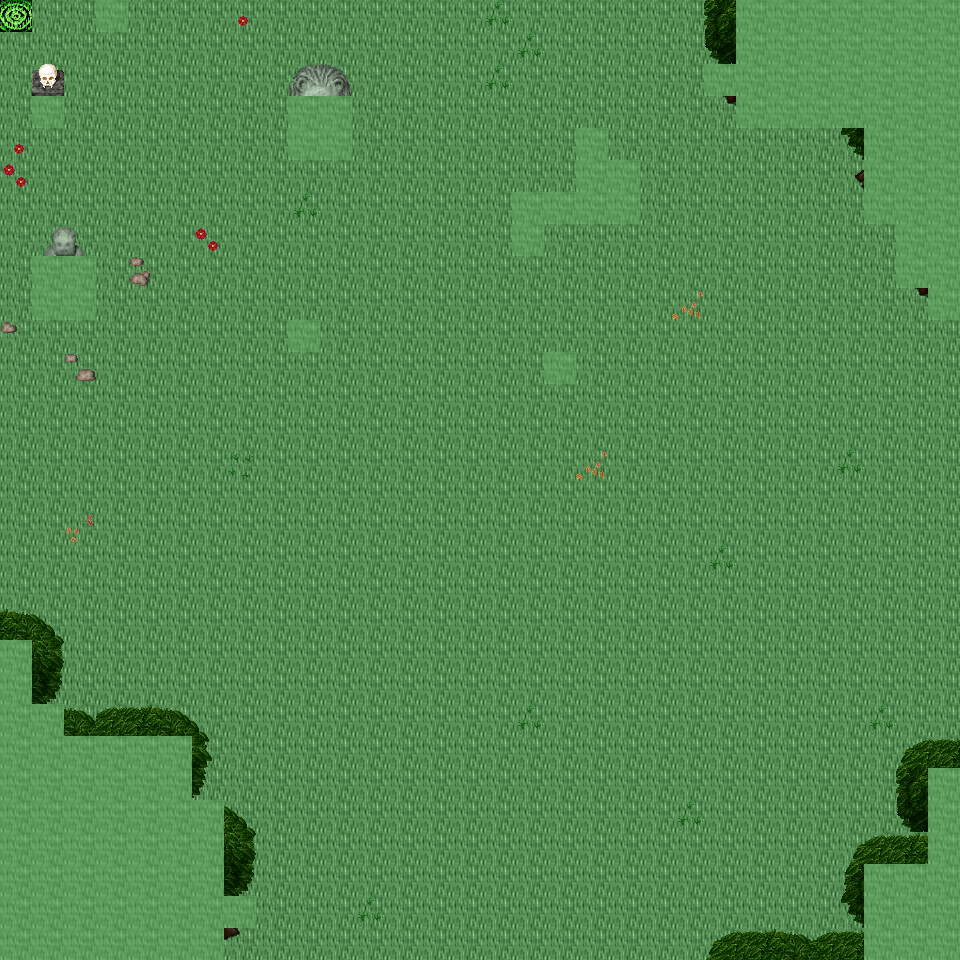

This is a level from a 2D game, rendered from its Tiled map with the project's own tilesets. A one-line summary and the map file follow, with tile-layer data summarised:
An orthogonal 30x30 tile map with 32x32 px tiles, 6 tile layers (Ground, Object, Object2, Above, ...), 32 tilesets and 5 objects (5x mapExit).

<map version="1.0" orientation="orthogonal" renderorder="right-down" width="30" height="30" tilewidth="32" tileheight="32" nextobjectid="6">
  <tileset firstgid="1" name="tileset_ground_ground" tilewidth="32" tileheight="32" tilecount="33" columns="3">
    <image source="../drawable/tileset_ground_ground.png" width="96" height="352" />
  </tileset>
  <tileset firstgid="34" name="tileset_building_decoration_floor_sparkle" tilewidth="32" tileheight="32" tilecount="18" columns="3">
    <image source="../drawable/tileset_building_decoration_floor_sparkle.png" width="96" height="192" />
  </tileset>
  <tileset firstgid="52" name="tileset_ground_ladder_steps" tilewidth="32" tileheight="32" tilecount="6" columns="3">
    <image source="../drawable/tileset_ground_ladder_steps.png" width="96" height="64" />
  </tileset>
  <tileset firstgid="58" name="tileset_plant_flower_daisy_yellow" tilewidth="32" tileheight="32" tilecount="8" columns="2">
    <image source="../drawable/tileset_plant_flower_daisy_yellow.png" width="64" height="128" />
  </tileset>
  <tileset firstgid="66" name="tileset_plant_flower_daisy_white" tilewidth="32" tileheight="32" tilecount="8" columns="2">
    <image source="../drawable/tileset_plant_flower_daisy_white.png" width="64" height="128" />
  </tileset>
  <tileset firstgid="74" name="tileset_plant_grasses" tilewidth="32" tileheight="32" tilecount="6" columns="3">
    <image source="../drawable/tileset_plant_grasses.png" width="96" height="64" />
  </tileset>
  <tileset firstgid="80" name="tileset_item_statue_green_stone" tilewidth="32" tileheight="32" tilecount="12" columns="4">
    <image source="../drawable/tileset_item_statue_green_stone.png" width="128" height="96" />
  </tileset>
  <tileset firstgid="92" name="tileset_plant_flower_daisy_red" tilewidth="32" tileheight="32" tilecount="8" columns="2">
    <image source="../drawable/tileset_plant_flower_daisy_red.png" width="64" height="128" />
  </tileset>
  <tileset firstgid="100" name="tileset_item_statue_skullpedestal" tilewidth="32" tileheight="32" tilecount="2" columns="1">
    <image source="../drawable/tileset_item_statue_skullpedestal.png" width="32" height="64" />
  </tileset>
  <tileset firstgid="102" name="tileset_plant_tree_tree_darkgreen" tilewidth="32" tileheight="32" tilecount="88" columns="8">
    <image source="../drawable/tileset_plant_tree_tree_darkgreen.png" width="256" height="352" />
  </tileset>
  <tileset firstgid="190" name="tileset_item_corpse_skull_pale" tilewidth="32" tileheight="32" tilecount="2" columns="2">
    <image source="../drawable/tileset_item_corpse_skull_pale.png" width="64" height="32" />
  </tileset>
  <tileset firstgid="192" name="tileset_plant_leaves" tilewidth="32" tileheight="32" tilecount="8" columns="4">
    <image source="../drawable/tileset_plant_leaves.png" width="128" height="64" />
  </tileset>
  <tileset firstgid="200" name="tileset_plant_bush_bushes" tilewidth="32" tileheight="32" tilecount="10" columns="5">
    <image source="../drawable/tileset_plant_bush_bushes.png" width="160" height="64" />
  </tileset>
  <tileset firstgid="210" name="tileset_building_decoration_rocks_2" tilewidth="32" tileheight="32" tilecount="2" columns="1">
    <image source="../drawable/tileset_building_decoration_rocks_2.png" width="32" height="64" />
  </tileset>
  <tileset firstgid="212" name="tileset_object_well" tilewidth="32" tileheight="32" tilecount="4" columns="2">
    <image source="../drawable/tileset_object_well.png" width="64" height="64" />
  </tileset>
  <tileset firstgid="216" name="tileset_plant_stump_stump_green" tilewidth="32" tileheight="32" tilecount="4" columns="2">
    <image source="../drawable/tileset_plant_stump_stump_green.png" width="64" height="64" />
  </tileset>
  <tileset firstgid="220" name="tileset_item_statue_green_stone_3" tilewidth="32" tileheight="32" tilecount="3" columns="1">
    <image source="../drawable/tileset_item_statue_green_stone_3.png" width="32" height="96" />
  </tileset>
  <tileset firstgid="223" name="tileset_ground_rock_pebbles" tilewidth="32" tileheight="32" tilecount="3" columns="1">
    <image source="../drawable/tileset_ground_rock_pebbles.png" width="32" height="96" />
  </tileset>
  <tileset firstgid="226" name="tileset_plant_vine" tilewidth="32" tileheight="32" tilecount="3" columns="1">
    <image source="../drawable/tileset_plant_vine.png" width="32" height="96" />
  </tileset>
  <tileset firstgid="229" name="tileset_plant_tree_tree_green" tilewidth="32" tileheight="32" tilecount="88" columns="8">
    <image source="../drawable/tileset_plant_tree_tree_green.png" width="256" height="352" />
  </tileset>
  <tileset firstgid="317" name="tileset_plant_stump_stump_purple" tilewidth="32" tileheight="32" tilecount="4" columns="2">
    <image source="../drawable/tileset_plant_stump_stump_purple.png" width="64" height="64" />
  </tileset>
  <tileset firstgid="321" name="tileset_building_decoration_rocks" tilewidth="32" tileheight="32" tilecount="6" columns="3">
    <image source="../drawable/tileset_building_decoration_rocks.png" width="96" height="64" />
  </tileset>
  <tileset firstgid="327" name="tileset_logic_creature_rodent" tilewidth="32" tileheight="32" tilecount="8" columns="8">
    <image source="../drawable/tileset_logic_creature_rodent.png" width="256" height="32" />
  </tileset>
  <tileset firstgid="335" name="tileset_logic_portal" tilewidth="32" tileheight="32" tilecount="24" columns="8">
    <image source="../drawable/tileset_logic_portal.png" width="256" height="96" />
  </tileset>
  <tileset firstgid="359" name="tileset_logic_creature_animal" tilewidth="32" tileheight="32" tilecount="32" columns="8">
    <image source="../drawable/tileset_logic_creature_animal.png" width="256" height="128" />
  </tileset>
  <tileset firstgid="391" name="tileset_logic_item_sheepfood" tilewidth="32" tileheight="32" tilecount="1" columns="1">
    <image source="../drawable/tileset_logic_item_sheepfood.png" width="32" height="32" />
  </tileset>
  <tileset firstgid="392" name="tileset_logic_item_resources" tilewidth="32" tileheight="32" tilecount="6" columns="6">
    <image source="../drawable/tileset_logic_item_resources.png" width="192" height="32" />
  </tileset>
  <tileset firstgid="398" name="tileset_logic_creature_gargoyle" tilewidth="32" tileheight="32" tilecount="4" columns="4">
    <image source="../drawable/tileset_logic_creature_gargoyle.png" width="128" height="32" />
  </tileset>
  <tileset firstgid="402" name="tileset_logic_collision" tilewidth="32" tileheight="32" tilecount="1" columns="1">
    <image source="../drawable/tileset_logic_collision.png" width="32" height="32" />
  </tileset>
  <tileset firstgid="403" name="tileset_logic_protection" tilewidth="32" tileheight="32" tilecount="2" columns="2">
    <image source="../drawable/tileset_logic_protection.png" width="64" height="32" />
  </tileset>
  <tileset firstgid="405" name="tileset_ground_grass_2" tilewidth="32" tileheight="32" tilecount="21" columns="3">
    <image source="../drawable/tileset_ground_grass_2.png" width="96" height="224" />
  </tileset>
  <tileset firstgid="426" name="tileset_logic_creature_reptile" tilewidth="32" tileheight="32" tilecount="7" columns="7">
    <image source="../drawable/tileset_logic_creature_reptile.png" width="224" height="32" />
  </tileset>
  <layer name="Ground" width="30" height="30">
    <data>[900 cells, 900 non-empty, 2 distinct tile ids]</data>
  </layer>
  <layer name="Object" width="30" height="30">
    <data>[900 cells, 21 non-empty, 9 distinct tile ids]</data>
  </layer>
  <layer name="Object2" width="30" height="30">
    <data>[900 cells, 45 non-empty, 24 distinct tile ids]</data>
  </layer>
  <layer name="Above" width="30" height="30">
    <data>[900 cells, 134 non-empty, 50 distinct tile ids]</data>
  </layer>
  <layer name="Above2" width="30" height="30">
    <data>[900 cells, 0 non-empty, 0 distinct tile ids]</data>
  </layer>
  <layer name="Walkable" width="30" height="30">
    <data>[900 cells, 127 non-empty, 1 distinct tile ids]</data>
  </layer>
  <objectgroup name="MapEvents">
    <object id="1" name="north" type="mapExit" x="0" y="0" width="96" height="32">
      <properties>
        <property name="map" value="level_0_x121_y78" />
        <property name="x" value="0" />
        <property name="y" value="28" />
      </properties>
    </object>
    <object id="2" name="north2" type="mapExit" x="128" y="0" width="608" height="32">
      <properties>
        <property name="map" value="level_0_x121_y78" />
        <property name="x" value="4" />
        <property name="y" value="28" />
      </properties>
    </object>
    <object id="3" name="south" type="mapExit" x="224" y="928" width="640" height="32">
      <properties>
        <property name="map" value="level_0_x121_y80" />
        <property name="x" value="7" />
        <property name="y" value="1" />
      </properties>
    </object>
    <object id="4" name="west" type="mapExit" x="0" y="0" width="32" height="640">
      <properties>
        <property name="map" value="level_0_x120_y79" />
        <property name="x" value="28" />
        <property name="y" value="0" />
      </properties>
    </object>
    <object id="5" name="east" type="mapExit" x="928" y="320" width="32" height="448">
      <properties>
        <property name="map" value="level_0_x122_y79" />
        <property name="x" value="1" />
        <property name="y" value="10" />
      </properties>
    </object>
  </objectgroup>
</map>
